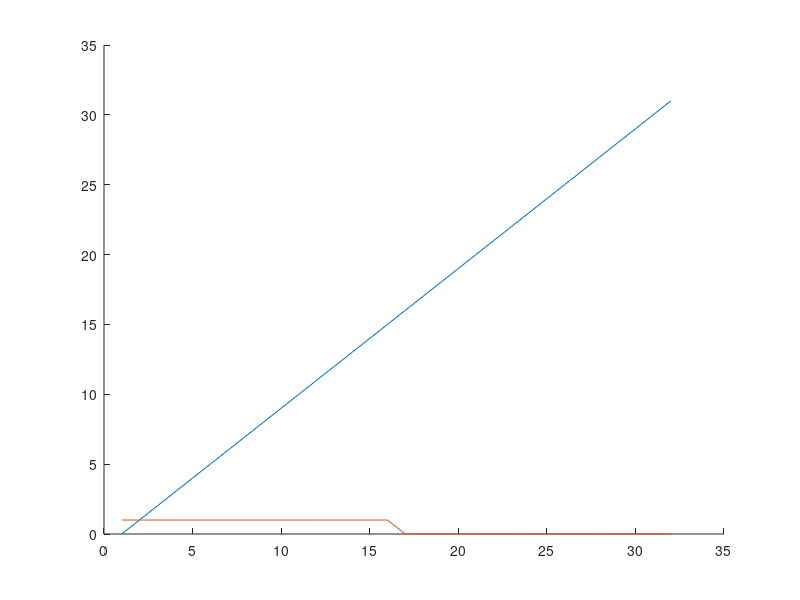
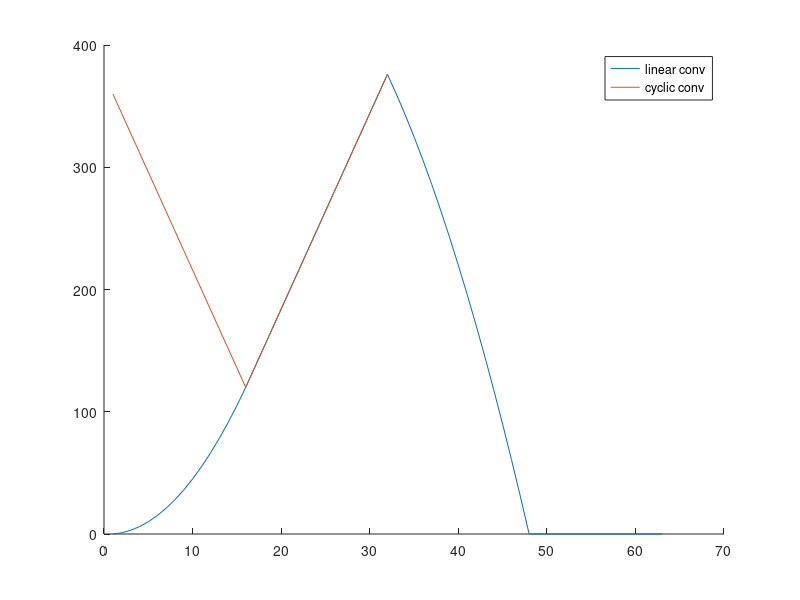
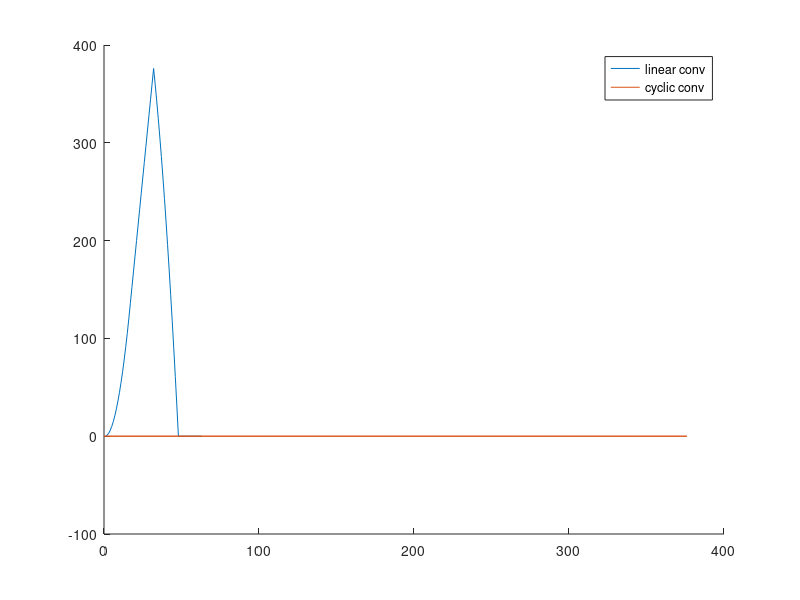

These charts were generated, in order, by the following MATLAB code:
% M.7 Die diskrete Fourier-Transformation

% Aufgabe 7.4

% Initialisierung
close; clear; clc;

M = 32;
x = 0:M-1;
u = [ones(1,16),zeros(1,M-16)];
w = conv(x,u);
z = cconv(x,u,M);
%z=ifft(fft(x).*fft(u));
figure('Name','Signal', 'NumberTitle','off');
hold on
plot(x)
plot(u)
hold off

figure('Name','Faltung', 'NumberTitle','off');
hold on
plot(w)
plot(z)
legend('linear conv','cyclic conv')
hold off

% Wie bekommt man die lineare Faltung mittels der zyklischen?
% Antwort: Zero-Padding
len = length(x) + length(u)-1;
xpad = [x zeros(1,len-length(x))];
upad = [u zeros(1,len-length(u))];
ccirc = ifft(fft(xpad).*fft(upad));
figure('Name','Faltung Zero-Padding', 'NumberTitle','off');
hold on
plot(w)
plot(ccirc)
legend('linear conv','cyclic conv')
hold off